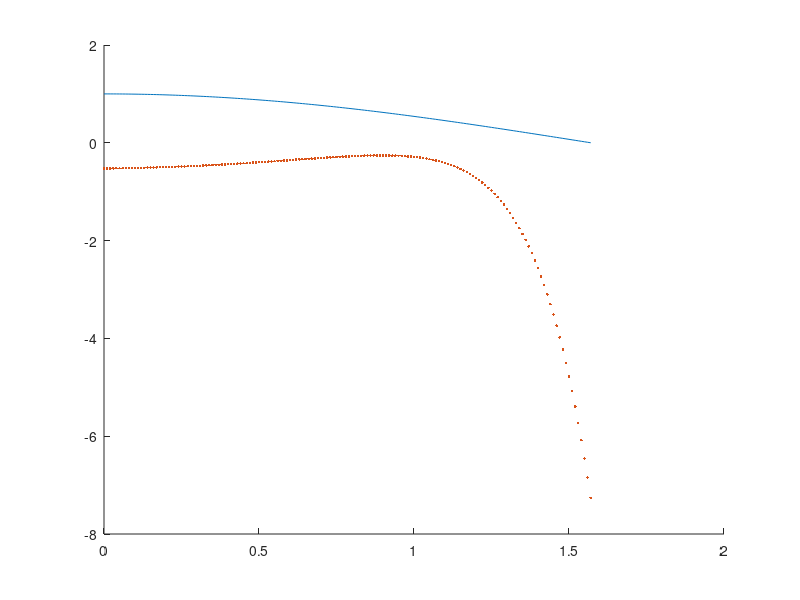

Here is the MATLAB script that generated this plot:
clc;
clear;
k=0:0.01:pi/2;
index=1;
for y=0:0.01:pi/2;
   t(index)=((-0.524)*y^0 + (0.073*y^1) + (0.238*y^2) + (0.494*y^3) + (-0.502*y^4) + (-0.01*y^5) + (-0.027*y^6) + (0.038*y^7) + (0.128*y^8) + (-0.197*y^9));
   index=index+1;
endfor
hold on;

plot(k,cos(k))
plot(k,t,".")
